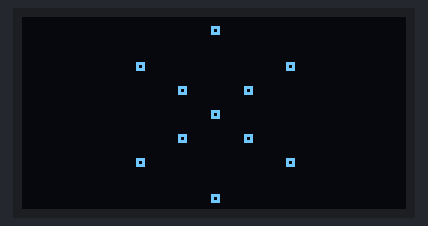
The sketch below on a simulated Arduino Uno, built with avr-gcc and run on an emulated ATmega328P. Parts: 128×64 one-colour display. The display library's start-up logo is not drawn; what the sketch prints to the serial monitor is not drawn.

Above: at 0.4 s.
At 3.3 s:
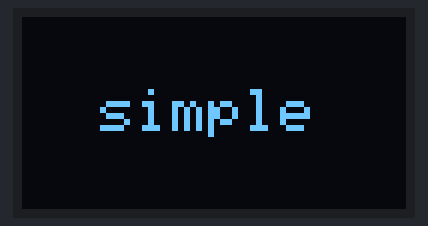
At 5.5 s:
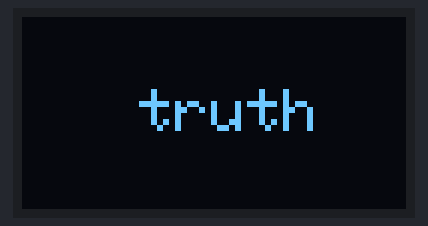
At 11.5 s:
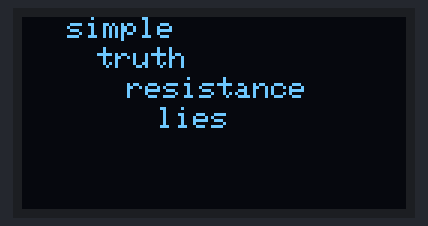
At 22.1 s:
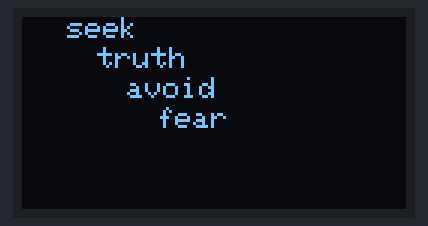
At 30.2 s:
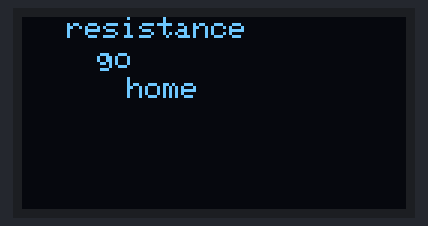

The sketch:

Glyphuino_SSD1306.ino
```cpp
// (licence header left out)
    #include <SPI.h>
    #include <Wire.h>
    #include <Adafruit_GFX.h>
    #include <Adafruit_SSD1306.h>
    #include "adafruit_1306_128x64.h"
    #include "Glyph.h"
    #include "knownglyphs.h"
    #include "Messages.h"

    #if (SSD1306_LCDHEIGHT != 64)
    #error("Height incorrect, please fix Adafruit_SSD1306.h!");
    #endif
    glyph message[] ={newGlyph(G_ALL), newGlyph(__EMPTY), newGlyph(__EMPTY), newGlyph(__EMPTY), newGlyph(__EMPTY)};

    #define GLYPHTIME 1000
    #define TEXTTIME 1000
    #define LINETIME 0
    #define GRIDTIME 300
    void setup() {
    	Serial.begin(9600);
	display.begin(OLED_INIT_STR); // initialize with the I2C addr 0x3D (for the 128x64)
	display.display();
	delay(2);
	// Clear the buffer.
	display.clearDisplay();
	//setup done
        Serial.println(F("Glyphuino is set up nicely"));
 /*       showText(12, 12,"GLYPHUINO", 1, 1000,2);

        showText(22, 32, "v0.1.0", 0, 1000,2);

        showText(12, 52, " by silbermantel", 0, 1000,1);
        */
    }

    void loop() {
    	display.clearDisplay();
    	drawGrid();
    	display.display();
    	goBlinky(3);

    	setMessage(M_silbermantel01);
    	Serial.println(F("going once"));
    	setMessage(M_silbermantel02);

    	setMessage(M_silbermantel03);

    	setMessage(M_silbermantel04);


    }


    void goBlinky(int num)
    {
    	for (int i = 0; i < num; i++) {
    		display.invertDisplay(true);
    		delay(200);
    		display.invertDisplay(false);
    		delay(500);
    	}
    	Serial.println(F("blinkety blink"));
    }

    void showMessage(glyph *g_arr, int len, bool showtrans,bool showmess) {

    	int i = 1;
    	char emptyID[16];
    	strcpy(emptyID,"x");
    	int xpos=0;

    	for (i = 0; i < len; i++) {
    		if(strcmp(g_arr[i].nodes, emptyID) != 0)
    		{
    			display.clearDisplay();
    			drawGrid();
    			showGlyph(g_arr[i]);
    			delay(GLYPHTIME);
    			xpos=(OLED_WIDTH/2)-(strlen(g_arr[i].word)/2)*OLED_WIDTH/(OLED_CPL/2);
    			showText(xpos,rows[2] , g_arr[i].word, 1, TEXTTIME,2);}

    		}
    		display.clearDisplay();
    		for (i = 0; i < len; i++) {
    			if(strcmp(g_arr[i].nodes, emptyID) != 0)
    			showText(i * 10+15, i * 10, g_arr[i].word, 0, TEXTTIME/5,1);
    		}

    		delay(GLYPHTIME);
    		return;
    	}

    	void showText(const uint8_t cursor_pos_h, const uint8_t cursor_pos_w,
    		char* text, const uint8_t clear_disp, const uint16_t delay_txt,const uint8_t tSize) {
    		if (clear_disp == 1) {
    			display.clearDisplay();
    		}
    		display.setTextSize(tSize);
    		display.setTextColor(WHITE);
    		display.setCursor(cursor_pos_h, cursor_pos_w);
	//display.clearDisplay();
	display.println(text);
	display.display();
	delay(delay_txt);
}

void showGlyph(glyph g) {

	int x1 = getXcoordinate(g.nodes[0]);
	int y1 = getYcoordinate(g.nodes[0]);

	int x2 = 0;
	int y2 = 0;

	for (int i = 1; g.nodes[i] != 0; i++) {

		x2 = getXcoordinate(g.nodes[i]);
		y2 = getYcoordinate(g.nodes[i]);
		display.drawLine(x1, y1, x2, y2, WHITE);

		display.display();
		x1 = x2;
		y1 = y2;
		x2 = 0;
		y2 = 0;
		delay(LINETIME);
	}

}

void drawAnker(const int anker[]) {
	int centerx = anker[0];
	int centery = anker[1];

	//upper
	display.drawLine(centerx - 1, centery - 1, centerx + 1, centery - 1, WHITE);
	//left
	display.drawLine(centerx - 1, centery - 1, centerx - 1, centery + 1, WHITE);
	//right
	display.drawLine(centerx + 1, centery - 1, centerx + 1, centery + 1, WHITE);
	//lower
	display.drawLine(centerx - 1, centery + 1, centerx + 1, centery + 1, WHITE);
}

void drawGrid() {
	drawAnker(ankerK);
	drawAnker(ankerP);
	drawAnker(ankerN);
	drawAnker(ankerA);
	drawAnker(ankerE);
	drawAnker(ankerT);
	drawAnker(ankerO);
	drawAnker(ankerI);
	drawAnker(ankerM);
	drawAnker(ankerB);
	drawAnker(ankerS);
	display.display();
}


void setMessage(char *nodes0, char *word0, char *nodes1, char *word1,char *nodes2, char *word2,char *nodes3, char *word3,char *nodes4, char *word4){
	message[0]=newGlyph(nodes0, word0);
	message[1]=newGlyph(nodes1, word1);
	message[2]=newGlyph(nodes2, word2);
	message[3]=newGlyph(nodes3, word3);
	message[4]=newGlyph(nodes4, word4);
	showMessage(message, sizeof(message) / sizeof(glyph),true,true);
}

void setMessage(char *nodes1, char *word1,char *nodes2, char *word2,char *nodes3, char *word3,char *nodes4, char *word4){
	setMessage(nodes1, word1,nodes2, word2,nodes3, word3,nodes4, word4,__EMPTY);
}

void setMessage(char *nodes1, char *word1,char *nodes2, char *word2,char *nodes3, char *word3){
	setMessage(nodes1, word1,nodes2, word2,nodes3, word3,__EMPTY);
}
void setMessage(char *nodes1, char *word1,char *nodes2, char *word2){
	setMessage(nodes1, word1,nodes2, word2,__EMPTY,__EMPTY,__EMPTY);
}
void setMessage(char *nodes1, char *word1){
	setMessage(nodes1, word1,__EMPTY,__EMPTY,__EMPTY,__EMPTY);
}
```

Glyph.h
```cpp
// (licence header left out)
#ifndef glyphs_h
#define glyphs_h
#include "anker.h"

typedef struct glyph {
    char nodes[16];
    char word[16];
} glyph;


glyph newGlyph(char *nodes, char *word){
	glyph g;
	strcpy(g.word,word);
	strcpy(g.nodes,nodes);
	return g;
}

int getXcoordinate(char c){
   int rValue= 0;

  switch (c)
    {
      case 'k':
        rValue=ankerK[0];
        break;
      case 'p':
         rValue=ankerP[0];
        break;
      case 'n':
                rValue=ankerN[0];
        break;
      case 'a':
                rValue=ankerA[0];
        break;
      case 'e':
                rValue=ankerE[0];
        break;
      case 't':
                rValue=ankerT[0];
        break;
      case 'o':
                rValue=ankerO[0];
        break;
      case 'i':
                rValue=ankerI[0];
        break;
      case 'm':
                rValue=ankerM[0];
        break;
      case 'b':
                rValue=ankerB[0];
        break;
      case 's':
                rValue=ankerS[0];
        break;
    }
    return rValue;
}

int getYcoordinate(char c){
   int rValue= 0;

  switch (c)
    {
      case 'k':
        rValue=ankerK[1];
        break;
      case 'p':
         rValue=ankerP[1];
        break;
      case 'n':
                rValue=ankerN[1];
        break;
      case 'a':
                rValue=ankerA[1];
        break;
      case 'e':
                rValue=ankerE[1];
        break;
      case 't':
                rValue=ankerT[1];
        break;
      case 'o':
                rValue=ankerO[1];
        break;
      case 'i':
                rValue=ankerI[1];
        break;
      case 'm':
                rValue=ankerM[1];
        break;
      case 'b':
                rValue=ankerB[1];
        break;
      case 's':
                rValue=ankerS[1];
        break;
    }
        return rValue;

}

#endif
```

Messages.h
```cpp
// (licence header left out)
#define M_silbermantel01 G_SIMPLE,G_TRUTH,G_RESISTANCE,"oaiet","lies"
#define M_silbermantel02 G_SEEK,G_TRUTH,G_AVOID,G_FEAR
#define M_silbermantel03 G_RESISTANCE,"pbnbs","go","keioak","home"
#define M_silbermantel04 G_CREATE,G_FUTURE,G_DESTROY,G_FEAR
#define M_silbermantel05 G_CAPTURE,G_PORTAL,G_DEFEND,G_PORTAL,G_HARMONY
#define M_silbermantel06 G_IGNORE,G_RESISTANCE,G_DISCOVER,G_SELF,G_POTENTIAL


#define M_raquyas01 G_HELP,G_ENLIGHTENED,G_CAPTURE,G_ALL,G_PORTAL
```

adafruit_1306_128x64.h
```cpp
// (licence header left out)
#ifndef display_h
#define display_h


/*
product: https://www.adafruit.com/products/326

Data ->  Analog 4
Clk  ->  Analog 5
Rst  ->  Digital 4 (defined in OLED_RESET)
Vin  ->  3.3V
Gnd  ->  Gnd


*/

#define OLED_CPL 21
#define OLED_HEIGHT 64
#define OLED_WIDTH 128
#define OLED_RESET 4
#define OLED_INIT_STR SSD1306_SWITCHCAPVCC, 0x3D
Adafruit_SSD1306 display(OLED_RESET);

const int cols []= {
  39,53,OLED_WIDTH/2,75,89
};
const int rows []=  {
  4,16,24,OLED_HEIGHT/2,40,48,60
};

#endif
```

anker.h
```cpp
// (licence header left out)
#ifndef anker_h
#define anker_h

    /*
                  k
       p                       n
            a            e
                  t
            o            i
       m                       b
                  s
    */


const int ankerK [] = {
  cols[2],rows[0]
};
const int ankerP [] = {
  cols[0],rows[1]
};
const int ankerN [] = {
  cols[4],rows[1]
};
const int ankerA [] = {
  cols[1],rows[2]
};
const int ankerE [] = {
  cols[3],rows[2]
};
const int ankerT [] = {
  cols[2],rows[3]
};
const int ankerO [] = {
  cols[1],rows[4]
};
const int ankerI [] = {
  cols[3],rows[4]
};
const int ankerM [] = {
  cols[0],rows[5]
};
const int ankerB [] = {
  cols[4],rows[5]
};
const int ankerS [] = {
  cols[2],rows[6]
};


#endif
```

knownglyphs.h
```cpp
#ifndef knownglyphs_h
#define knownglyphs_h
#include "Glyph.h"

/*
                  k
       p                       n
            a            e
                  t
            o            i
       m                       b
                  s


#define G_ "",""

*/
#define __EMPTY "x","x"
#define G_ABANDON "netoms","abandon"
#define G_ADAPT "itop","adapt"
#define G_ADVANCE "mak","advance"
#define G_AFTER "tenbit","after"
#define G_AGAIN "maotei","again"
#define G_ALL "bnkpmsb","all"
#define G_ANSWER "aeit","answer"
#define G_ATTACK "mkb","attack"
#define G_AVOID "pkeni","avoid"

#define G_BARRIER "ktib","barrier"
#define G_BEFORE "tompa","before"
#define G_BEGIN "isok","begin"
#define G_BEING "eisoae","being"
#define G_BODY "aeta","body"
#define G_BREATHE "ptn","breathe"
#define G_CAPTURE "smtin","capture"
#define G_CHANGE "otsi","change"
#define G_CHAOS "mpknos","chaos"

#define G_CLEAR "ks","clear"
#define G_CLEARALL "ksbnkpms","clearall"
#define G_COMPLEX "eato","complex"
#define G_CONFLICT "maoieb","conflict"
#define G_CONSEQUENCE "paoib","consequence"
#define G_CONTEMPLATE "etaosbnk","contemplate"
#define G_CONTRACT "ieb","contract"

#define G_COURAGE "maoi","courage"
#define G_CREATE "mn","create"
#define G_CREATIVITY "stams","creativity"
#define G_DESTINATION "sbn","destination"
#define G_DESTINY "ateios","destiny"
#define G_DESTROY "pb","destroy"
#define G_DESTRUCTION "pb","destruction"
#define G_DETERIORATE "mta","deteriorate"
#define G_DIE "mtb","die"
#define G_DIFFICULT "otien","difficult"
#define G_DISCOVER "msbn","discover"
#define G_DISTANCE "mpk","distance"
#define G_OUTSIDE "mpk","outside"
#define G_EASY "soe","easy"
#define G_END "skns","end"
#define G_CLOSE "skns","close"
#define G_FINALITY "skns","finality"
#define G_ENLIGHTENED "aetaknbs","enlightened"
#define G_ENLIGHTENMENT "aetaknbsm","enlightenment"
#define G_EQUAL "oaei","equal"
#define G_ESCAPE "oaenk","escape"
#define G_EVOLUTION "oatk","evolution"
#define G_SUCCESS "oatk","success"
#define G_PROGRESS "oatk","progress"
#define G_FAILURE "ietk","failure"
#define G_FEAR "aein","fear"
#define G_FOLLOW "kenb","follow"
#define G_FORGET "mo","forget"
#define G_FUTURE "bien","future"
#define G_GAIN "po","gain"
#define G_GOVERNMENT "paoien","government"
#define G_CIVILIZATION "paoien","civilization"
#define G_CITY "paoien","city"
#define G_STRUCTURE "paoien","structure"
#define G_GROW "mao","grow"
#define G_HARM "baket","harm"
#define G_HARMONY "keosiak","harmony"
#define G_PEACE "soekais","peace"
#define G_HAVE "soti","have"
#define G_HELP "ptoi","help"
#define G_HIDE "aenio","hide"
#define G_ME "saes","me"
#define G_SELF "aesa","self"
#define G_IGNORE "ib","ignore"
#define G_IMPERFECT "eoat","imperfect"
#define G_IMPROVE "itn","improve"
#define G_IMPURE "staot","impure"
#define G_INTERRUPT "ktmpts","interrupt"
#define G_JOURNEY "smptn","journey"
#define G_KNOWLEDGE "sates","knowledge"
#define G_LEAD "sompk","lead"
#define G_LEGACY "moapkneib","legacy"
#define G_LESS "ate","less"
#define G_LIBERATE "matnk","liberate"
#define G_LIE "oaiet","lie"
#define G_REINCARNATE "maon","reincarnate"
#define G_LOSS "in","loss"
#define G_MESSAGE "main","message"
#define G_MIND "taost","mind"
#define G_THOUGHT "taost","thought"
#define G_IDEA "taost","idea"
#define G_MORE "oti","more"
#define G_MYSTERY "oakeap","mystery"
#define G_NZEER "sketak","nzeer"
#define G_NATURE "moaeib","nature"
#define G_NEW "eib","new"
#define G_NO "aei","no"
#define G_NOT "aei","not"
#define G_ABSENT "aei","absent"
#define G_INSIDE "aei","inside"
#define G_NOURISH "mtsm","nourish"
#define G_OLD "pao","old"
#define G_OPEN "sois","open"
#define G_ACCEPT "oiso","accept"
#define G_OPENALL "soismpknbs","openall"
#define G_PORTAL "pmoibneap","portal"
#define G_PAST "paom","past"
#define G_PATH "mtk","path"
#define G_PERFECTION "ktmsbt","perfection"
#define G_BALANCE "ktbsmt","balance"
#define G_PERSPECTIVE "mekab","perspective"
#define G_POTENTIAL "ktbn","potential"
#define G_PRESENCE "oietaosi","presence"
#define G_PRESENT "aoie","present"
#define G_NOW "aoie","now"
#define G_PURE "kteit","pure"
#define G_PURITY "ktiet","purity"
#define G_PURSUE "pake","pursue"
#define G_CHASE "moatk","chase"
#define G_QUESTION "oaek","question"
#define G_REACT "eab","react"
#define G_REBEL "ponb","rebel"
#define G_RECHARGE "pktp","recharge"
#define G_RESIST "eaksi","resist"
#define G_RESTRAINT "sbp","restraint"
#define G_RETREAT "kb","retreat"
#define G_SAFETY "maeb","safety"
#define G_RESCUE "otin","rescue"
#define G_SAVE "nito","save"
#define G_SEE "ka","see"
#define G_SEARCH "teaoi","search"
#define G_SEEK "ioaet","seek"
#define G_SELF "msb","self"
#define G_SEPARATE "paoeib","separate"
#define G_SHAPER "moakeib","shaper"
#define G_COLLECTIVE "biekaom","collective"
#define G_SHARE "smoib","share"
#define G_SIMPLE "oi","simple"
#define G_SOUL "steis","soul"
#define G_SPIRIT "teist","spirit"
#define G_STABILITY "moib","stability"
#define G_STAY "biom","stay"
#define G_STRONG "aoiea","strong"
#define G_TOGETHER "meat","together"
#define G_TRUTH "aoeia","truth"
#define G_UNBOUNDED "teaoinkpmsb","unbounded"
#define G_USE "tin","use"
#define G_VICTORY "sakes","victory"
#define G_WANT "mosi","want"
#define G_DESIRE "isom","desire"
#define G_WE "aes","we"
#define G_US "sea","us"
#define G_WEAK "paei","weak"
#define G_WORTH "potin","worth"
#define G_XM "aeitoa","XM"
#define G_YOU "oiko","you"
#define G_OTHER "okio","other"
#define G_FROG "moakeibsm","frog"
#define G_DISORDER "mpknos","disorder"
#define G_ERODE "mta","erode"
#define G_HUMAN "eisoae","human"
#define G_OBSTACLE "ktib","obstacle"
#define G_REPEAT "maotei","repeat"
#define G_MODIFY "otsi","modify"
#define G_STRUGGLE "pkeni","struggle"
#define G_SHELL "aeta","shell"
#define G_WAR "mkb","war"
#define G_HUMAN "eisoae","human"
#define G_THINK "ompbne","think"
#define G_REDUCE "bei","reduce"
#define G_RESISTANCE "oskae","resistance"
#define G_LOSE "ni","lose"

#endif
```

Measured:
- what the display in image 0 shows lasts 0.5 s, from 0.3 s to 0.8 s
- what the display in image 1 shows lasts 1.0 s, from 3.3 s to 4.3 s
- what the display in image 3 shows lasts 1.2 s, from 11.5 s to 12.7 s
